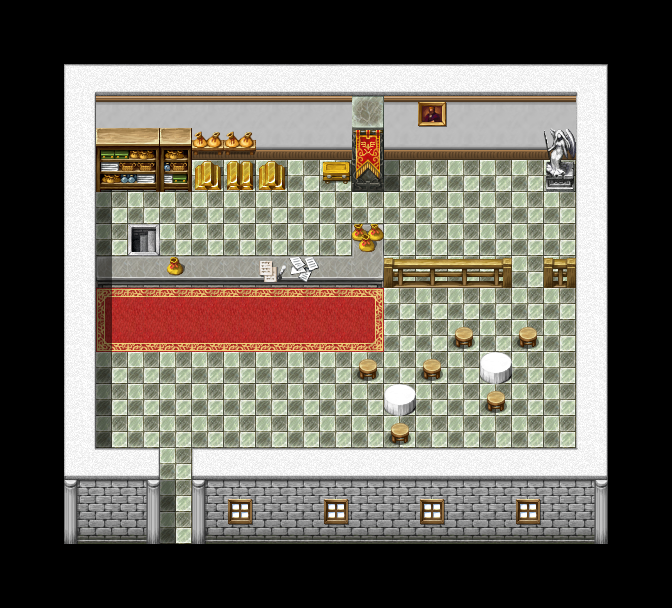

A level layout from a 2D game, rendered from its tile map. Below: a short description, then the map file with tile-grid data replaced by summaries:
An orthogonal 42x38 tile map with 16x16 px tiles, 7 tile layers (under0 background, under1 none, under2 none, under3 none, ...), 2 tilesets and 32 objects (3x step_stone, 2x kelder_bank_piesport, 2x piesport, step_carpet).

<map version="1.0" orientation="orthogonal" renderorder="right-down" width="42" height="38" tilewidth="16" tileheight="16" nextobjectid="35">
 <tileset firstgid="1" name="bank_piesport" tilewidth="16" tileheight="16" tilecount="646" columns="34">
  <image source="bank_piesport.png" width="544" height="304" />
 </tileset>
 <tileset firstgid="647" name="dungeon_b" tilewidth="16" tileheight="16" tilecount="1024" columns="32">
  <image source="tilesets/dungeon_b.png" width="512" height="512" />
 </tileset>
 <layer name="under0 background" width="42" height="38">
  <data>[1596 cells, 1568 non-empty, 176 distinct tile ids]</data>
 </layer>
 <layer name="under1 none" width="42" height="38">
  <data>[1596 cells, 0 non-empty, 0 distinct tile ids]</data>
 </layer>
 <layer name="under2 none" width="42" height="38">
  <data>[1596 cells, 0 non-empty, 0 distinct tile ids]</data>
 </layer>
 <layer name="under3 none" width="42" height="38">
  <data>[1596 cells, 0 non-empty, 0 distinct tile ids]</data>
 </layer>
 <layer name="under4 none" width="42" height="38">
  <data>[1596 cells, 0 non-empty, 0 distinct tile ids]</data>
 </layer>
 <layer name="over5 player" width="42" height="38">
  <data>[1596 cells, 0 non-empty, 0 distinct tile ids]</data>
 </layer>
 <layer name="over6 background" width="42" height="38">
  <data>[1596 cells, 28 non-empty, 4 distinct tile ids]</data>
 </layer>
 <objectgroup name="portals">
  <object id="1" name="kelder_bank_piesport" x="112" y="240" width="16" height="16" />
  <object id="2" name="piesport" x="144" y="544" width="64" height="16" />
 </objectgroup>
 <objectgroup name="start_pos">
  <object id="29" name="piesport" x="160" y="512" width="16" height="16" />
  <object id="34" name="kelder_bank_piesport" x="144" y="208" width="16" height="16" />
 </objectgroup>
 <objectgroup name="sounds" visible="0">
  <object id="25" name="step_carpet" x="64" y="288" width="320" height="64" />
  <object id="26" name="step_stone" x="64" y="64" width="544" height="224" />
  <object id="27" name="step_stone" x="384" y="288" width="224" height="64" />
  <object id="28" name="step_stone" x="64" y="352" width="544" height="192" />
 </objectgroup>
 <objectgroup name="low_blocker">
  <object id="3" x="96" y="256" width="288" height="16" />
  <object id="4" x="352" y="224" width="32" height="32" />
  <object id="5" x="384" y="256" width="128" height="16" />
  <object id="6" x="544" y="256" width="32" height="16" />
  <object id="7" x="448" y="320" width="32" height="16" />
  <object id="8" x="512" y="320" width="32" height="16" />
  <object id="9" x="480" y="352" width="32" height="16" />
  <object id="10" x="416" y="352" width="32" height="16" />
  <object id="11" x="352" y="352" width="32" height="16" />
  <object id="12" x="384" y="416" width="32" height="16" />
  <object id="13" x="384" y="384" width="32" height="16" />
  <object id="14" x="480" y="384" width="32" height="16" />
  <object id="15" x="192" y="160" width="96" height="16" />
  <object id="16" x="320" y="160" width="32" height="16" />
  <object id="30" x="128" y="224" width="16" />
  <object id="32" x="96" y="240" width="16" />
 </objectgroup>
 <objectgroup name="high_blocker">
  <object id="17" x="64" y="64" width="544" height="80" />
  <object id="18" x="544" y="144" width="32" height="32" />
  <object id="19" x="352" y="144" width="32" height="32" />
  <object id="20" x="96" y="144" width="96" height="32" />
  <object id="21" x="64" y="144" width="32" height="400" />
  <object id="22" x="96" y="464" width="64" height="80" />
  <object id="23" x="192" y="464" width="416" height="80" />
  <object id="24" x="576" y="144" width="32" height="320" />
 </objectgroup>
 <objectgroup name="objects" visible="0" />
 <objectgroup name="events" />
</map>
